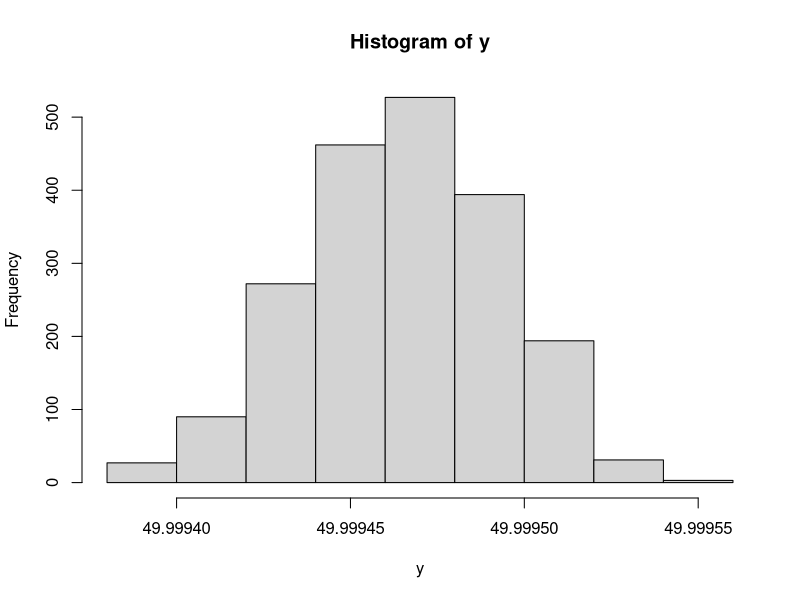

Reproduce this figure in R.
x = c(49.9996,49.9994,49.9993, 
      49.9996,49.9995,49.9995, 
      49.9995,49.9994,49.9995, 
      49.9994)
B = 2000
y = sapply(1:B, function(i){mean(sample(x, size = length(x), replace = T))})
hist(y)
conf = .99
alpha = 1 - conf
quantile(y, probs = c(alpha/2, 1 - alpha/2))#two-sided 99%
conf2 = .95
alpha2 = 1 - conf2
quantile (y, probs = c(alpha2/2, 1 - alpha2/2))#two-sided 95%

sd(y)


